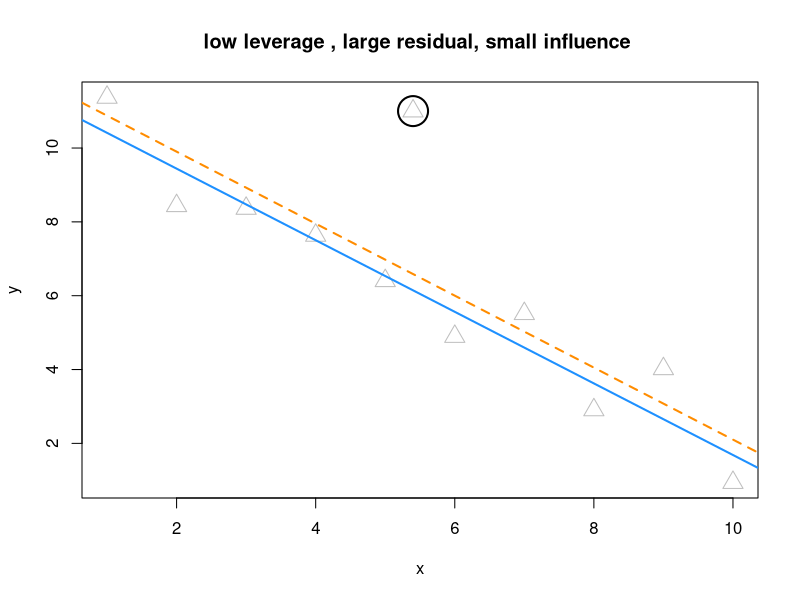
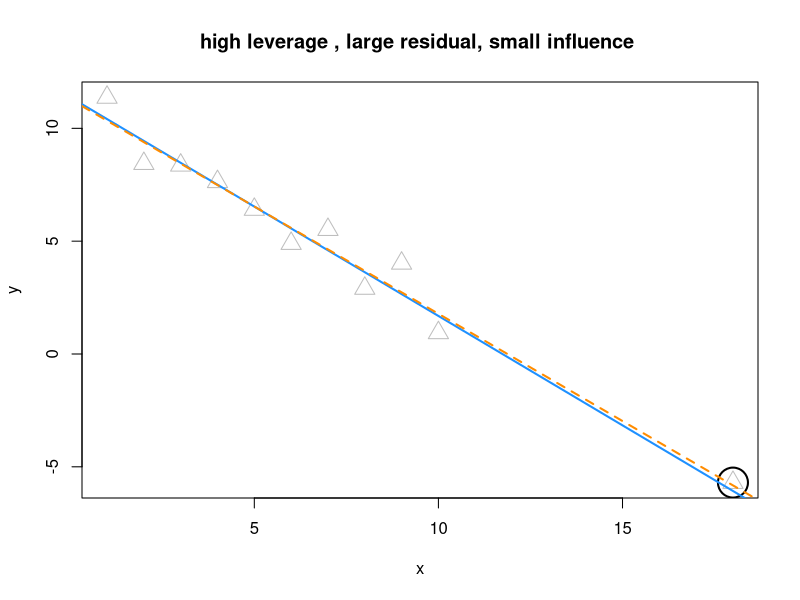
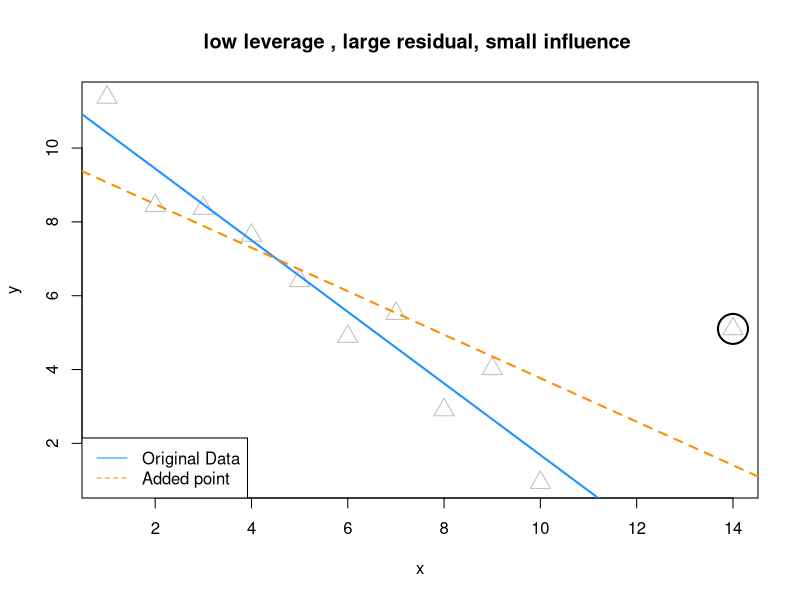

Recreate these plots in R, in order.
# unsual observations
set.seed(42)
ex_data = data.frame(x = 1:10,
                     y= 10:1 + rnorm(n=10))

View(ex_data)

ex_mode1=lm(y~x, data = ex_data)

# low leverage , large residual, small influence 
point_1 = c(5.4,11)
ex_data_1 = rbind(ex_data,point_1)
model_1 =lm(y~x, data = ex_data_1)
plot(y~x, data = ex_data_1, cex = 2, pch = 2, col = "grey",
     main = "low leverage , large residual, small influence ")
points(x = point_1[1], y=point_1[2], pch= 1, cex = 4, col = "black", lwd=2)
abline(ex_mode1, col = "dodgerblue", lwd=2)
abline(model_1, col = "darkorange",lwd=2,lty=2)



# high leverage , small residual, small influence 
point_2 = c(18,-5.7)
ex_data_2 = rbind(ex_data,point_2)
model_2 =lm(y~x, data = ex_data_2)
plot(y~x, data = ex_data_2, cex = 2, pch = 2, col = "grey",
     main = "high leverage , large residual, small influence ")
points(x = point_2[1], y=point_2[2], pch= 1, cex = 4, col = "black", lwd=2)
abline(ex_mode1, col = "dodgerblue", lwd=2)
abline(model_2, col = "darkorange",lwd=2,lty=2)


# high leverage , large residual, large influence 
point_3 = c(14,5.1)
ex_data_3 = rbind(ex_data,point_3)
model_3 =lm(y~x, data = ex_data_3)
plot(y~x, data = ex_data_3, cex = 2, pch = 2, col = "grey",
     main = "low leverage , large residual, small influence ")
points(x = point_3[1], y=point_3[2], pch= 1, cex = 4, col = "black", lwd=2)
abline(ex_mode1, col = "dodgerblue", lwd=2)
abline(model_3, col = "darkorange",lwd=2,lty=2)
legend("bottomleft", c("Original Data", "Added point"), lty = c(1,2), col = c("dodgerblue","darkorange"))

